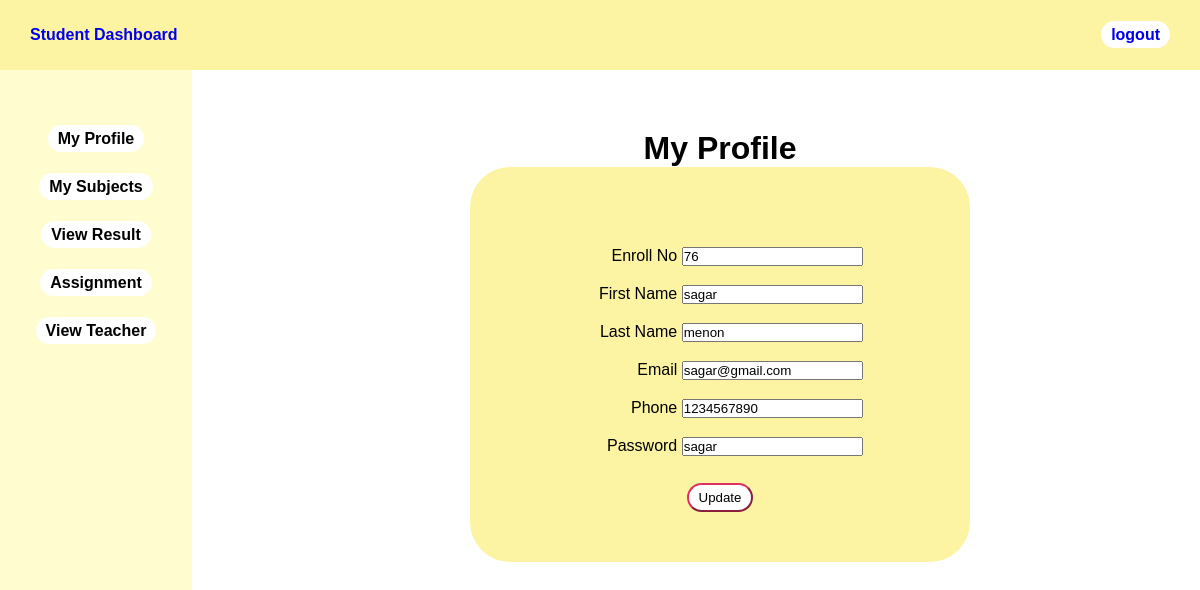
The page /student_profile.php (signed in) on the database its author committed.
### tables this page shows
CREATE TABLE `studentlist` (
  `id` int(10) NOT NULL,
  `uid` varchar(30) NOT NULL,
  `enroll` int(30) NOT NULL,
  `firstname` varchar(30) NOT NULL,
  `lastname` varchar(30) NOT NULL,
  `class` int(10) NOT NULL,
  `email` varchar(50) NOT NULL,
  `phone` bigint(10) NOT NULL,
  `usertype` varchar(30) NOT NULL,
  `password` varchar(30) NOT NULL
);

### student_profile.php (the view, shortened to what this page needs)
<?php
    $host="localhost";
    $user="root";
    $password="";
    $db="sgs";
    $conn=mysqli_connect($host,$user,$password,$db);
    $user=$_SESSION['username'];
    $sql="SELECT * FROM studentlist WHERE enroll='$user'";
    $result=mysqli_query($conn,$sql);
    $info=mysqli_fetch_assoc($result);
?>
<html>
<head>
	<link rel="stylesheet" type="text/css" href="css/admin-style.css">
		<?php
      	include 'student_sidebar.php';
      	?>
</head>
    <body>
        <div class="content">
            <center>
        	<h1>My Profile</h1>
            <div class="div_deg">
            <form method="POST" action="#">
                <div>
                    <label>Enroll No</label>
                    <input type="text" name="enroll" value="<?php echo "{$info['enroll']}"?>">
                </div>
                <div>
                    <label>First Name</label>
                    <input type="text" name="firstname" value="<?php echo "{$info['firstname']}"?>">
                </div>
                <div>
                    <label>Last Name</label>
                    <input type="text" name="lastname" value="<?php echo "{$info['lastname']}"?>">
                </div>
                <div>
                    <label>Email</label>
                    <input type="text" name="email" value="<?php echo "{$info['email']}"?>">
                </div>
                <div>
                    <label>Phone</label>
                    <input type="text" name="phone" value="<?php echo "{$info['phone']}"?>">
                </div>
                <div>
                    <label>Password</label>
                    <input type="text" name="password" value="<?php echo "{$info['password']}"?>">
                </div>
                <br>
                <div>
                    <input type="submit" class="btn" name="update_profile" value="Update">
                </div>
            </form>
        </div>
    </center>
        </div>
    </body>
</html>

### css/admin-style.css (style rules this page uses)
* { margin: 0px; padding: 0px; font-family: 'Nuntio',sans-serif; }
.content { margin-left: 20%; margin-top: 5%; }
.btn { padding: 5px 10px; background: #fff; border-color: #de3163; border-radius: 30px; transition: .5s; }

### student_profile.php (style rules this page uses)
label { display: inline-block; text-align: right; width: 100px; padding-top: 10px; padding-bottom: 10px; font-size: 16px; }
.btn { padding: 5px 10px; background: #fff; border-color: #de3163; border-radius: 30px; }
.div_deg { background-color: #fcf4a3; width: 500px; padding-top: 70px; padding-bottom: 50px; border-radius: 40px; }

### rows shown on the page
studentlist: enroll "76", firstname "sagar", lastname "menon", email "sagar@gmail.com", phone "1234567890", password "sagar"
